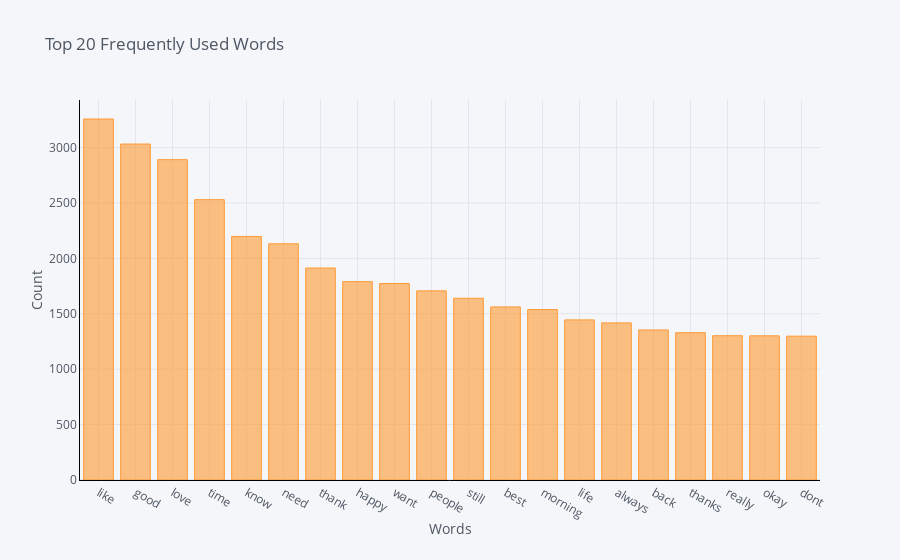

Notebook code cell kept with this figure:
### Markdown cell above
Overall, strong positive choice of words, with the word 'like' as the most commonly used word. Maybe I should run a sentiment analysis on these words and get their scores in the next project.

For the time being, let's use the great plotly to plot the top 20 most frequent words.

### Code cell
df = pd.DataFrame(Counter(words).most_common(20), columns = ['word' , 'count'])
df.groupby('word').sum()['count'].sort_values(ascending=False).iplot(kind='bar', yTitle='Count',xTitle='Words', linecolor='black', title='Top 20 Frequently Used Words')

### Figure 1 — Plotly figure (JSON) as saved in the notebook; plotly's stock layout.template omitted (floating-point values rounded to 4 significant figures)
{"data": [{"marker": {"color": "rgba(255, 153, 51, 0.6)", "line": {"color": "rgba(255, 153, 51, 1.0)", "width": 1}}, "name": "count", "orientation": "v", "text": "", "type": "bar", "x": ["like", "good", "love", "time", "know", "need", "thank", "happy", "want", "people", "still", "best", "morning", "life", "always", "back", "thanks", "really", "okay", "dont"], "y": [3258, 3032, 2891, 2530, 2198, 2132, 1913, 1790, 1773, 1707, 1640, 1562, 1538, 1445, 1418, 1354, 1329, 1302, 1301, 1298]}], "layout": {"legend": {"bgcolor": "#F5F6F9", "font": {"color": "#4D5663"}}, "paper_bgcolor": "#F5F6F9", "plot_bgcolor": "#F5F6F9", "title": {"font": {"color": "#4D5663"}, "text": "Top 20 Frequently Used Words"}, "xaxis": {"gridcolor": "#E1E5ED", "linecolor": "black", "showgrid": true, "tickfont": {"color": "#4D5663"}, "title": {"font": {"color": "#4D5663"}, "text": "Words"}, "zerolinecolor": "#E1E5ED"}, "yaxis": {"gridcolor": "#E1E5ED", "linecolor": "black", "showgrid": true, "tickfont": {"color": "#4D5663"}, "title": {"font": {"color": "#4D5663"}, "text": "Count"}, "zerolinecolor": "#E1E5ED"}}}
